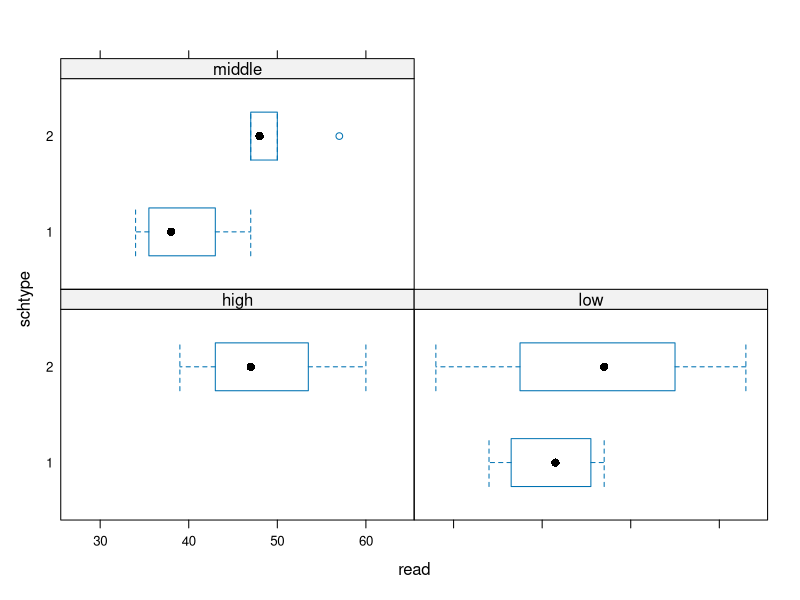
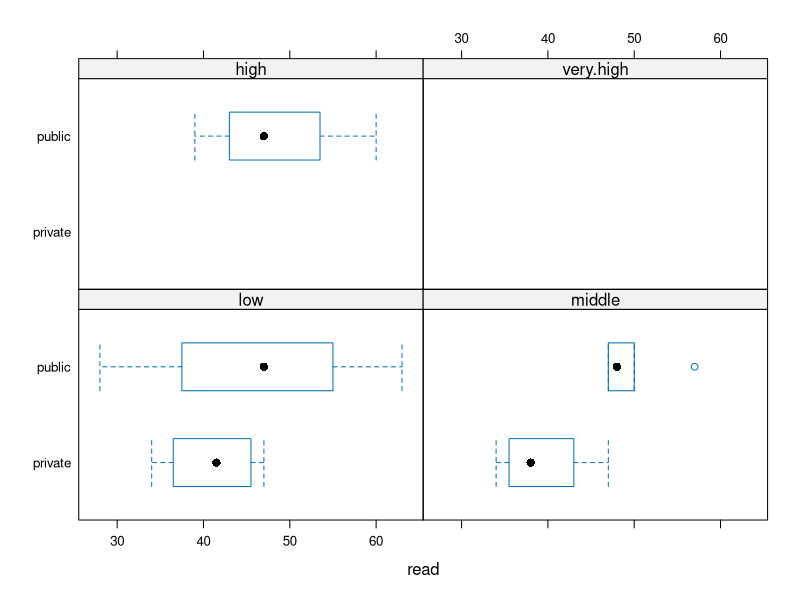

Generate these figures, in order, with R:
#####   Factor Variables #####

# Factor variables used in statistical modelling
# Storing string variables as factor is memory efficient

# levels argument determines the categories
# labels argument determines the labels of the categories
# exclude argument defines which levels will be classified as NA

# generate vector numeric
set.seed(124)
schtype <- sample(0:1, 20, replace=T)
?sample()
schtype
is.factor(schtype)
is.numeric(schtype)

# generate a factor varible
schtype.f <- factor(schtype, labels = c("private", "public"))
schtype.f
is.factor(schtype.f)

# generate string variable
ses <- c("low", "middle", "low", "low", "low", "low", "middle", "low",
         "middle", "middle", "middle", "middle", "middle", "high", "high",
         "low", "middle", "middle", "low", "high")
is.factor(ses)
is.character(ses)


# create factor variable 
ses.f.bad.order <- factor(ses)
is.factor(ses.f.bad.order)
levels(ses.f.bad.order)

# levels are ordered alphabetically

ses.f <- factor(ses, levels=c("low", "middle", "high"))
is.factor(ses.f)
levels(ses.f)


# creating ordered factor variables
ses.order <- ordered(ses, levels = c("low", "middle", "high"))
ses
ses.order
is.factor(ses.order)


# adding and dropping levles in factor variables
ses.f[21] <- "very.high"
ses.f
# the above changed high to NA

# to fix this
ses.f <- factor(ses.f, levels= c(levels(ses.f), "very.high"))
ses.f[21] <- "very.high"
ses.f
levels(ses.f)

# dropping a level
# remove all the allments within the level
# redeclare
ses.f.new <- ses.f[ses.f != "very.high"]
ses.f.new
ses.f.new <- factor(ses.f.new)
ses.f.new

# Usefulness of factor variables
ses.f. <- ses.f.new
read <- c(34, 39, 63, 44, 47, 47, 57, 39, 48, 47, 34, 37, 47, 47, 39, 47, 47, 50, 28, 60)

# combine all the variables in the data frame
combo <- data.frame(schtype, schtype.f, ses, ses.f.new, read)

# find total number of rows in dataset
sum(complete.cases(ses.f))

combo

# tables are much easier when using factor
table(ses, schtype)
table(ses.f.new, schtype.f)

# graphics are another benefits for factor variables
library(lattice)
bwplot(schtype ~ read | ses, data = combo, layout = c(2, 2))
bwplot(schtype.f ~ read | ses.f, data = combo, layout = c(2, 2))
